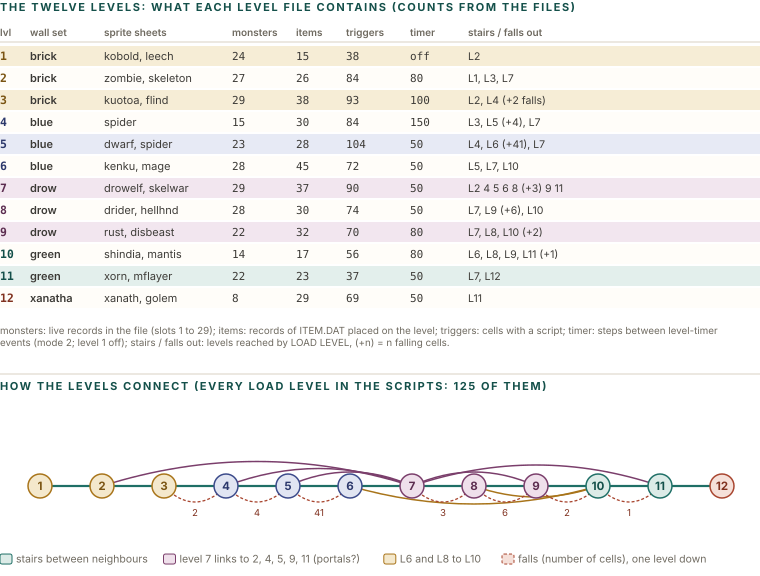

The script that saved this image:
import sys; sys.path.insert(0, '.')
from figlib import *

c = Canvas(760, 560)
c.section(0, 11, "THE TWELVE LEVELS: WHAT EACH LEVEL FILE CONTAINS (counts from the files)")
cols = [("lvl", 0), ("wall set", 30), ("sprite sheets", 104), ("monsters", 232), ("items", 296), ("triggers", 346), ("timer", 410), ("stairs / falls out", 468)]
hdr_y = 36
for h, x in cols:
    c.text(x, hdr_y, h, size=10, color=MUTED, weight=600)
c.line(0, hdr_y + 6, 760, hdr_y + 6, stroke=RULE)
data = [
    (1, "brick", "kobold, leech", 24, 15, 38, "off", "L2"),
    (2, "brick", "zombie, skeleton", 27, 26, 84, "80", "L1, L3, L7"),
    (3, "brick", "kuotoa, flind", 29, 38, 93, "100", "L2, L4 (+2 falls)"),
    (4, "blue", "spider", 15, 30, 84, "150", "L3, L5 (+4), L7"),
    (5, "blue", "dwarf, spider", 23, 28, 104, "50", "L4, L6 (+41), L7"),
    (6, "blue", "kenku, mage", 28, 45, 72, "50", "L5, L7, L10"),
    (7, "drow", "drowelf, skelwar", 29, 37, 90, "50", "L2 4 5 6 8 (+3) 9 11"),
    (8, "drow", "drider, hellhnd", 28, 30, 74, "50", "L7, L9 (+6), L10"),
    (9, "drow", "rust, disbeast", 22, 32, 70, "80", "L7, L8, L10 (+2)"),
    (10, "green", "shindia, mantis", 14, 17, 56, "80", "L6, L8, L9, L11 (+1)"),
    (11, "green", "xorn, mflayer", 22, 23, 37, "50", "L7, L12"),
    (12, "xanatha", "xanath, golem", 8, 29, 69, "50", "L11"),
]
kinds = {"brick": "ochre", "blue": "navy", "drow": "plum", "green": "teal", "xanatha": "red"}
y = hdr_y + 24
for r in data:
    k = kinds[r[1]]
    c.rect(0, y - 14, 760, 20, fill=PAL[k][2] if r[0] % 2 else CARD, stroke="none", rx=0, opacity=0.8)
    c.text(0, y, str(r[0]), size=11.5, weight=700, color=PAL[k][0], mono=True)
    c.text(30, y, r[1], size=11, color=INK2, weight=600)
    c.text(104, y, r[2], size=11, color=INK2)
    for (v, x) in zip(r[3:7], [232, 296, 346, 410]):
        c.text(x, y, str(v), size=11, color=INK2, mono=True)
    c.text(468, y, r[7], size=10.5, color=INK2)
    y += 22
yt = y + 2
for j, l in enumerate(wrap("monsters: live records in the file (slots 1 to 29); items: records of ITEM.DAT placed on the level; triggers: cells with a script; timer: steps between level-timer events (mode 2; level 1 off); stairs / falls out: levels reached by LOAD LEVEL, (+n) = n falling cells.", 740, 9.8)):
    c.text(0, yt + 8 + j * 12, l, size=9.8, color=MUTED)

# link graph
GY = yt + 160
c.line(0, GY - 112, 760, GY - 112, stroke=RULE)
c.section(0, GY - 96, "HOW THE LEVELS CONNECT (every LOAD LEVEL in the scripts: 125 of them)")
nx = [40 + i * 62 for i in range(12)]
# straight stair links (adjacent)
for i in range(11):
    c.line(nx[i], GY, nx[i + 1], GY, stroke=SOLID["teal"], sw=2.2)
# hub arcs above: 7 to 2,4,5,9,11 and 6-10, 8-10
def arc(a, b, up, color, dash=None, sw=1.5, h=None):
    x1, x2 = nx[a - 1], nx[b - 1]
    hh = h if h is not None else 18 + 9 * abs(b - a)
    ym = GY + (-hh if up else hh)
    c.path(f"M{x1},{GY} Q{(x1+x2)/2},{ym*2-GY if False else ym} {x2},{GY}", stroke=color, sw=sw, dash=dash)
for t in (2, 4, 5, 9, 11):
    arc(7, t, True, SOLID["plum"], h=14 + 7 * abs(7 - t))
arc(6, 10, False, SOLID["ochre"], h=36)
arc(8, 10, False, SOLID["ochre"], h=22)
# falls: dashed small arcs below between adjacent pairs
for a, n in [(3, 2), (4, 4), (5, 41), (7, 3), (8, 6), (9, 2), (10, 1)]:
    x1, x2 = nx[a - 1], nx[a]
    c.path(f"M{x1+6},{GY+6} Q{(x1+x2)/2},{GY+26} {x2-6},{GY+6}", stroke=SOLID["red"], sw=1.3, dash="3 2")
    c.text((x1 + x2) / 2, GY + 30, str(n), size=9.5, color=PAL["red"][0], anchor="middle")
for i, x in enumerate(nx):
    k = kinds[data[i][1]]
    c.circle(x, GY, 12, fill=PAL[k][2], stroke=PAL[k][1], sw=1.5)
    c.text(x, GY + 4, str(i + 1), size=11.5, weight=700, color=PAL[k][0], anchor="middle")
c.legend(0, GY + 76, [("teal", "stairs between neighbours"), ("plum", "level 7 links to 2, 4, 5, 9, 11 (portals?)"), ("ochre", "L6 and L8 to L10"), ("red", "falls (number of cells), one level down", "3 2")])
c.h = GY + 90
c.save("figs/wld_levels.svg")
